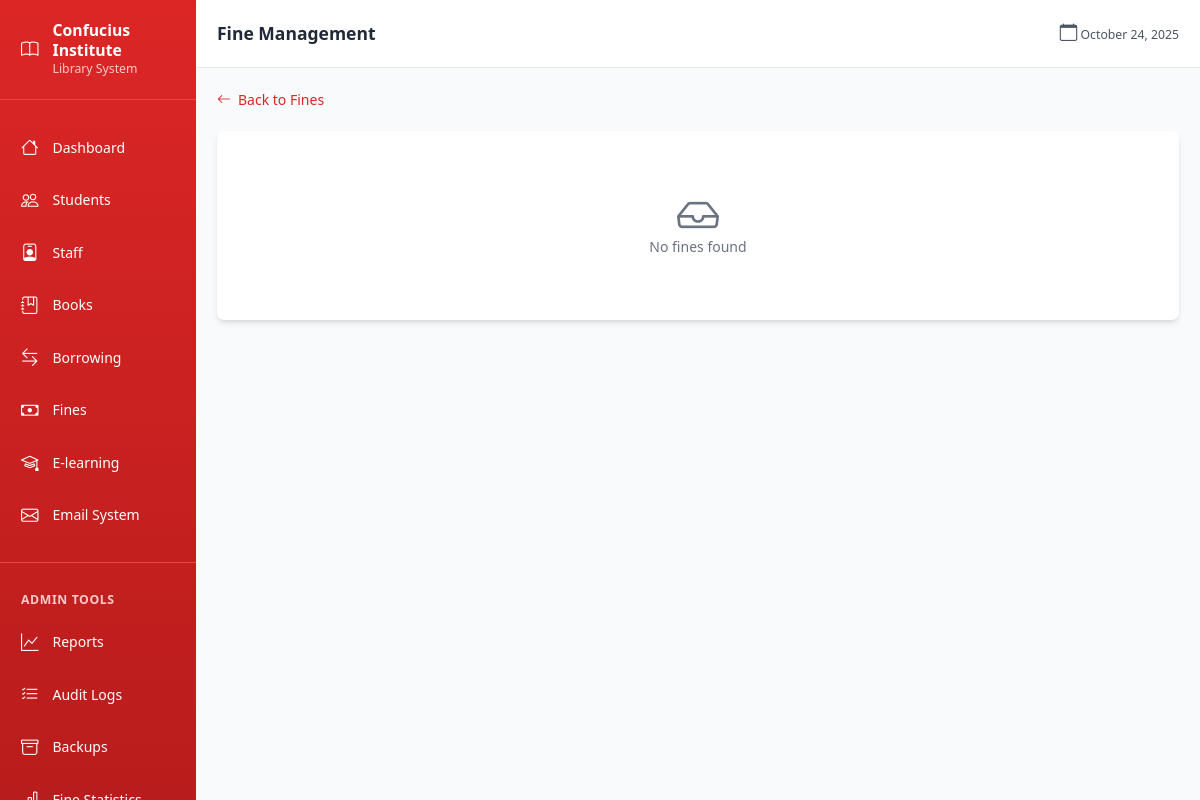
Before: /borrowing/fines (signed in) with the older database file.
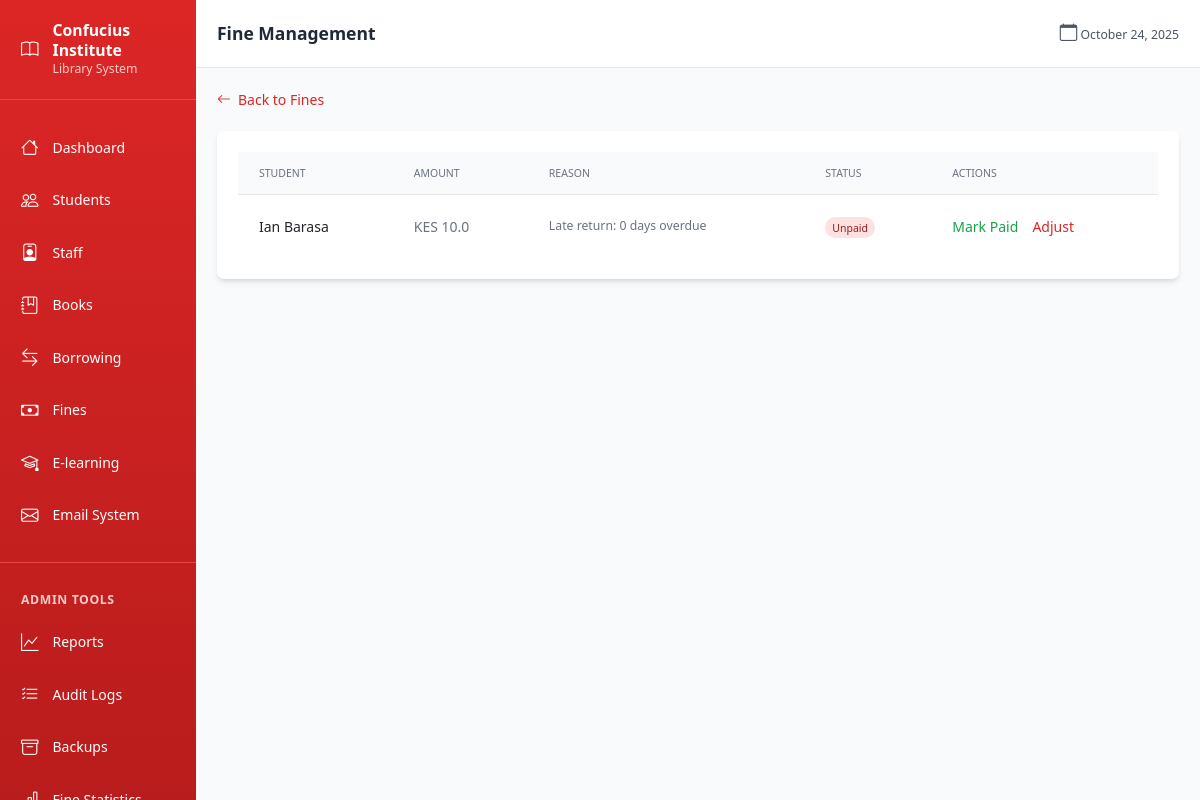
After: the same page with the newer database file.
### models.py (models this page shows, shortened)
class Fine(db.Model):
    id = db.Column(db.Integer, primary_key=True)
    student_id = db.Column(db.Integer, db.ForeignKey('student.id'), nullable=False)
    borrow_record_id = db.Column(db.Integer, db.ForeignKey('borrow_record.id'), nullable=False)
    amount = db.Column(db.Float, nullable=False)  # Amount in KES
    original_amount = db.Column(db.Float, nullable=True)  # Original fine amount before adjustments
    reason = db.Column(db.String(200), default='Late return')
    paid = db.Column(db.Boolean, default=False)
    paid_at = db.Column(db.DateTime, nullable=True)
    waived = db.Column(db.Boolean, default=False)
    waived_at = db.Column(db.DateTime, nullable=True)
    waived_by = db.Column(db.Integer, db.ForeignKey('user.id'), nullable=True)
    waiver_reason = db.Column(db.Text, nullable=True)
    adjustment_amount = db.Column(db.Float, default=0.0)  # Amount adjusted (positive or negative)
    created_at = db.Column(db.DateTime, default=datetime.utcnow)
    borrow_record = db.relationship('BorrowRecord', backref='fine_ref', lazy=True)
    waived_by_user = db.relationship('User', backref='waived_fines', lazy=True)

class Student(db.Model):
    id = db.Column(db.Integer, primary_key=True)
    name = db.Column(db.String(100), nullable=False)
    registration_number = db.Column(db.String(50), unique=True, nullable=True)  # UoN students
    id_number = db.Column(db.String(20), unique=True, nullable=True)  # Kenyan non-UoN
    passport_number = db.Column(db.String(20), unique=True, nullable=True)  # International
    email = db.Column(db.String(120), nullable=False)
    phone = db.Column(db.String(20))
    membership_status = db.Column(db.String(20), default='active')  # active, suspended, expired
    created_at = db.Column(db.DateTime, default=datetime.utcnow)
    borrow_records = db.relationship('BorrowRecord', backref='student_ref', lazy=True)
    fines = db.relationship('Fine', backref='student_ref', lazy=True)

### blueprints/borrowing.py (the view)
@borrowing_bp.route('/fines')
@login_required
def list_fines():
    fines = Fine.query.filter_by(paid=False).order_by(Fine.created_at.desc()).all()
    return render_template('borrowing/fines.html', fines=fines)

### templates/borrowing/fines.html (shortened to what this page needs)
{% extends 'base.html' %}
{% block page_header %}Fine Management{% endblock %}
{% block content %}
<div class="max-w-6xl mx-auto">
    <div class="mb-6">
        <a href="{{ url_for('fines.list_fines') }}" class="inline-flex items-center text-red-600 hover:text-red-700">
            <i class="bi bi-arrow-left mr-2"></i>Back to Fines
        </a>
    </div>
    <div class="bg-white rounded-lg shadow-md overflow-hidden">
        <div class="p-6">
            {% if fines %}
            <div class="overflow-x-auto">
                <table class="min-w-full divide-y divide-gray-200">
                    <thead class="bg-gray-50">
                        <tr>
                            <th class="px-6 py-3 text-left text-xs font-medium text-gray-500 uppercase">Student</th>
                            <th class="px-6 py-3 text-left text-xs font-medium text-gray-500 uppercase">Amount</th>
                            <th class="px-6 py-3 text-left text-xs font-medium text-gray-500 uppercase">Reason</th>
                            <th class="px-6 py-3 text-left text-xs font-medium text-gray-500 uppercase">Status</th>
                            <th class="px-6 py-3 text-left text-xs font-medium text-gray-500 uppercase">Actions</th>
                        </tr>
                    </thead>
                    <tbody class="bg-white divide-y divide-gray-200">
                        {% for fine in fines %}
                        <tr class="hover:bg-gray-50">
                            <td class="px-6 py-4 font-medium">{{ fine.student_ref.name }}</td>
                            <td class="px-6 py-4 text-gray-500">KES {{ fine.amount }}</td>
                            <td class="px-6 py-4 text-sm text-gray-500">{{ fine.reason }}</td>
                            <td class="px-6 py-4">
                                {% if fine.paid %}
                                    <span class="px-2 py-1 text-xs font-medium rounded-full bg-green-100 text-green-800">Paid</span>
                                {% elif fine.waived %}
                                    <span class="px-2 py-1 text-xs font-medium rounded-full bg-blue-100 text-blue-800">Waived</span>
                                {% else %}
                                    <span class="px-2 py-1 text-xs font-medium rounded-full bg-red-100 text-red-800">Unpaid</span>
                                {% endif %}
                            </td>
                            <td class="px-6 py-4">
                                {% if not fine.paid and not fine.waived %}
                                <a href="{{ url_for('fines.mark_paid', fine_id=fine.id) }}" class="text-green-600 hover:text-green-700 mr-3">
                                    Mark Paid
                                </a>
                                <a href="{{ url_for('fines.adjust_fine', fine_id=fine.id) }}" class="text-red-600 hover:text-red-700">
                                    Adjust
                                </a>
                                {% endif %}
                            </td>
                        </tr>
                        {% endfor %}
                    </tbody>
                </table>
            </div>
            {% else %}
            <div class="text-center py-12 text-gray-500">
                <i class="bi bi-inbox text-5xl mb-3"></i>
                <p>No fines found</p>
            </div>
            {% endif %}
        </div>
    </div>
</div>
{% endblock %}

Changed rows visible on the page:
added Fine: student_ref.name "Ian Barasa", amount "10.0", reason "Late return: 0 days overdue", paid "Unpaid"
Other visible differences:
text no longer shown: "No fines found"
text now shown: "STUDENT AMOUNT REASON STATUS ACTIONS"
